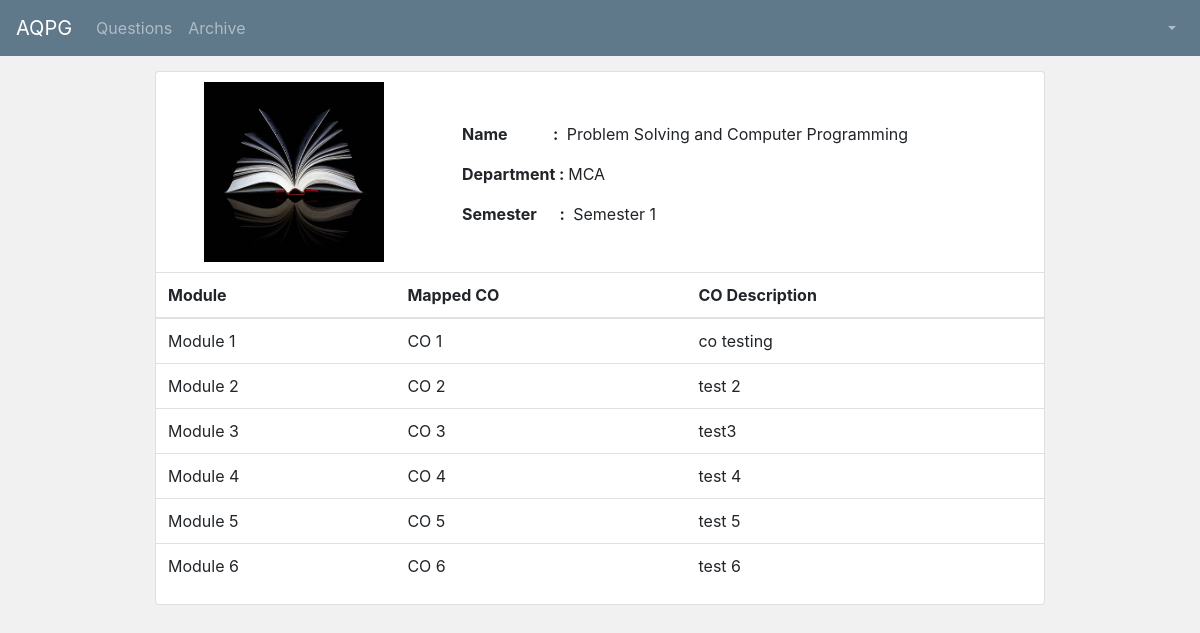
Screenshot of /qnppr/5/view-subject-details/ with the database file from the repository.
### qnppr/models.py (models this page shows, shortened)
class Subject(models.Model):
    subcode = models.CharField(max_length=100)
    subname = models.CharField(max_length=100)
    dept = models.ForeignKey(Department, on_delete=models.CASCADE)
    sem = models.ForeignKey(Semester, on_delete=models.CASCADE)

class Semester(models.Model):
    sem_name = models.CharField(max_length=100)
    dept_id = models.ForeignKey(Department, on_delete=models.CASCADE)
    def __str__(self):
        return self.sem_name

### users/models.py (models this page shows)
class Department(models.Model):
    dept_name = models.CharField(max_length=100)
    dept_full_name = models.CharField(max_length=100)
    def __str__(self):
        return self.dept_name

### qnppr/views.py (the view)
# urls.py: path('<int:id>/view-subject-details/', subjectDetails, name="view_subject_detail"),
def subjectDetails(request, id):
    if request.method == 'GET':
        sub_obj = Subject.objects.get(id=id)
        cursor = connection.cursor()
        cursor.execute("""SELECT qm.module_name, qc.co_cd_name, qcm.co_desc
                            FROM qnppr_co_mapping qcm
                            LEFT OUTER JOIN qnppr_module qm ON qm.id = qcm.module_id
                            LEFT OUTER JOIN qnppr_co qc ON qc.id = qcm.co_id_id
                            WHERE qcm.sub_code_id = '%d'"""%(id))
        dict = {}
        dict = dictfetchall(cursor)
        print(dict)
        context = {
            'sub_obj': sub_obj,
            'co_obj': dict,
            'is_superuser': str(config.is_super_user),
            'full_name': str(config.full_name),
            'is_student': str(config.is_student),
            'dept_id': str(config.dept_id)
        }
        return render(request, 'qnppr/subject_details.html', context)
    else:
        return render(request, 'qnppr/subject_details.html')

### qnppr/views.py (called while the page is built)
def dictfetchall(cursor):
    columns = [col[0] for col in cursor.description]
    return [
        dict(zip(columns, row))
        for row in cursor.fetchall()
    ]

### qnppr/templates/qnppr/subject_details.html (shortened to what this page needs)
{% extends 'users/base.html' %}
{% load crispy_forms_tags %}
{% block nav_bar_left_items %}
{% if is_superuser == 'True' and is_student == 'False' %}
<ul class="navbar-nav mr-auto">
      <li class="nav-item dropdown">
        <a class="nav-link dropdown-toggle" href="#" id="navbarDropdown" role="button" data-toggle="dropdown" aria-haspopup="true" aria-expanded="false">
          User
        </a>
        <div class="dropdown-menu" aria-labelledby="navbarDropdown">
          <a class="dropdown-item" href="{% url 'user_add' %}">Add</a>
          <a class="dropdown-item" href="{% url 'view_users' %}">View</a>
          <!--<div class="dropdown-divider"></div>
          <a class="dropdown-item" href="#">Something else here</a>-->
        </div>
		</li>
      <li class="nav-item dropdown">
        <a class="nav-link dropdown-toggle" href="#" id="navbarDropdown" role="button" data-toggle="dropdown" aria-haspopup="true" aria-expanded="false">
          Department
        </a>
        <div class="dropdown-menu" aria-labelledby="navbarDropdown">
          <a class="dropdown-item" href="{% url 'dept_add' %}">Add</a>
        </div>
      </li>
    <li class="nav-item dropdown">
        <a class="nav-link dropdown-toggle" href="#" id="navbarDropdown" role="button" data-toggle="dropdown" aria-haspopup="true" aria-expanded="false">
          Blooms Verb
        </a>
        <div class="dropdown-menu" aria-labelledby="navbarDropdown">
          <a class="dropdown-item" href="{% url 'add-blooms' %}">Add</a>
        </div>
      </li>
      <li class="nav-item dropdown ">
        <a class="nav-link dropdown-toggle" href="#" id="navbarDropdown" role="button" data-toggle="dropdown" aria-haspopup="true" aria-expanded="false">
          Subject
        </a>
        <div class="dropdown-menu" aria-labelledby="navbarDropdown">
          <a class="dropdown-item" href="{% url 'sub_add' %}">Add</a>
        </div>
      </li>
    </ul>
{% else %}
<ul class="navbar-nav mr-auto">
    <li class="nav-item">
        <a class="nav-link" href="{% url 'qn-list' %}">Questions</a>
   </li>
    <li class="nav-item">
      <a class="nav-link" href="#">Archive</a>
   </li>
    </ul>
{% endif %}
{% endblock %}
{% block nav_bar_right_items %}
<ul class="navbar-nav ml-auto" >
      <li class="nav-item dropdown">
        <a class="nav-link dropdown-toggle" href="#" id="navbarDropdown" role="button" data-toggle="dropdown" aria-haspopup="true" aria-expanded="false">
        </a>
      </li>
    </ul>
{% endblock %}
{% block main_divs %}
<div class="col-md-1"></div>
        <div class="col-md-10" style="margin-top: 10">
{% endblock %}
{% block content %}
<div class="container-fluid" style="margin-top: 5px">
  <div class="row">
      <div class="col-12">
     <div class="card">
            <div class="card-block">
			  <div class="row">
			  <div class="col-md-4 col-sm-4 text-center">
					<img style="margin-top: 10px; margin-bottom: 10px" src="/media/book_2.jpg" alt="" class="btn-md" height="180px" width="180px">
				</div>
				<div class="col-md-8 col-sm-8">
                    <p class="card-text" style="margin-top: 50px"><strong>Name &nbsp;&nbsp;&nbsp;&nbsp;&nbsp;&nbsp;&nbsp;&nbsp;&nbsp;&nbsp;&nbsp;:&nbsp;</strong> {{ sub_obj.subname }} </p>
					<p class="card-text" ><strong>Department : </strong> {{ sub_obj.dept }} </p>
                    <p class="card-text" ><strong>Semester &nbsp;&nbsp;&nbsp;&nbsp;&nbsp;:&nbsp;</strong> {{ sub_obj.sem }} </p>
				</div>
			  </div>
                    {% if co_obj %}
                        <table class="table">
  					    <thead>
    					    <tr>
      						    <th scope="col">Module</th>
      						    <th scope="col">Mapped CO</th>
      						    <th scope="col">CO Description</th>
    					    </tr>
  					    </thead>
  					    <tbody>
    					    {% for c in co_obj %}
                                <tr>
	                                <td>{{ c.module_name }}</td>
                                    <td>{{ c.co_cd_name }}</td>
                                    <td>{{ c.co_desc }}</td>
                                </tr>
                            {%endfor%}
                        </tbody>
				        </table>
                    {% else %}
                        <center><p style="color: red"><strong>Modules not yet mapped to respective CO's</strong></p></center>
                    {% endif %}
              </div>
          </div>
    </div>
  </div>
</div>
{% endblock %}

### rows the page displays
Subject: subname "Problem Solving and Computer Programming", dept "MCA", sem "Semester 1"

### other values shown
{{ c.module_name }} "Module 1" "Module 2" "Module 3" "Module 4" "Module 5" "Module 6"
{{ c.co_cd_name }} "CO 1" "CO 2" "CO 3" "CO 4" "CO 5" "CO 6"
{{ c.co_desc }} "co testing" "test 2" "test3" "test 4" "test 5" "test 6"
